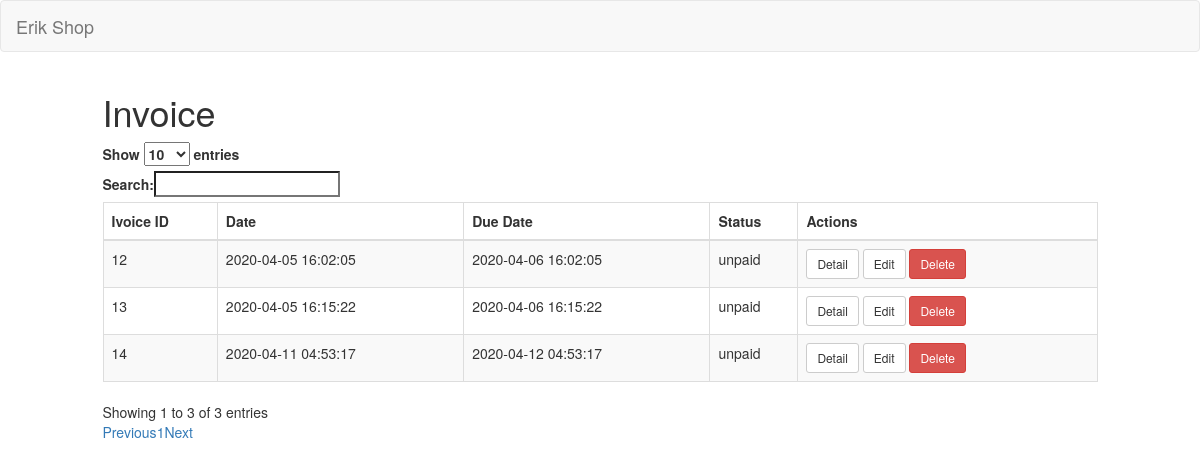
The app's page /index.php/admin/invoices with its own data.
### tables this page shows
CREATE TABLE `invoices` (
  `id` int(10) NOT NULL,
  `date` datetime NOT NULL,
  `due_date` datetime NOT NULL,
  `user_id` int(10) NOT NULL,
  `status` enum('paid','confirmed','unpaid','canceled','expired') NOT NULL
);

### application/controllers/admin/Invoices.php (called while the page is built, shortened)
<?php
Class Invoices extends CI_Controller {
	public function __construct()
	{
		$this->load->model('Model_order');
	}
	public function index()
	{
		$data['invoices'] = $this->Model_order->all()->result();
		$this->load->view('backend/view_all_invoices', $data);
	}
}

### index.php (called while the page is built, shortened)
<?php
require_once BASEPATH.'core/CodeIgniter.php';

### application/models/Model_order.php (called while the page is built, shortened)
<?php
class Model_order extends CI_Model{
    public function all()
    {
        $hasil = $this->db->get('invoices');
        if ($hasil->num_rows() > 0) {
            return $hasil;
        } else {
            return array();
        }
    }
}

### application/views/backend/view_all_invoices.php (the view, shortened to what this page needs)
<!doctype html>
<html>
    <head>
        <link rel="stylesheet" type="text/css" href="//netdna.bootstrapcdn.com/bootstrap/3.0.3/css/bootstrap.min.css">
        <link rel="stylesheet" type="text/css" href="//cdn.datatables.net/plug-ins/9dcbecd42ad/integration/bootstrap/3/dataTables.bootstrap.css">
    </head>
    <body>
        <div class="row">
            <div class="col-sm-1"></div>
            <div class="col-sm-10">
                <h1>Invoice</h1>
        <table id="myTable" class="table table-striped table-bordered table-hover">
            <thead>
                <tr>
                    <th>Ivoice ID</th>
                    <th>Date</th>
                    <th>Due Date</th>
                    <th>Status</th>
                    <th>Actions</th>
                </tr>
            </thead>
            <tbody>
                <?php foreach($invoices as $invoice) : ?>
                <tr>
                    <td><?php echo $invoice->id ;?></td>
                    <td><?php echo $invoice->date ;?></td>
                    <td><?php echo $invoice->due_date ;?></td>
                    <td><?php echo $invoice->status ;?></td>
                    <td>
                        <?php
                            echo anchor('admin/invoices/detail/' . $invoice->id, 'Detail', ['class'=>'btn btn-default btn-sm']); ?>
                        <?php
                            echo anchor('admin/invoice/update/' . $invoice->id, 'Edit', ['class'=>'btn btn-default btn-sm']); ?>
                        <?php
                            echo anchor('admin/invoice/delete/' . $invoice->id, 'Delete',
                            ['class'=>'btn btn-danger btn-sm',
                            'onclick'=>'return confirm(\'Apakah Anda Yakin?\')'
                            ]); ?>
                    </td>
                </tr>
                <?php endforeach; ?>
            </tbody>
        </table>
            </div>
            <div class="col-sm-1"></div>
        </div>
    </body>
</html>

### application/views/backend/view_all_invoices.php (style rules this page uses)
.row div { border:#000 0px solid; }

### records on screen
invoices: id "12", date "2020-04-05 16:02:05", due_date "2020-04-06 16:02:05", status "unpaid", id "Detail", id "Edit", id "Delete"
invoices: id "13", date "2020-04-05 16:15:22", due_date "2020-04-06 16:15:22", status "unpaid", id "Detail", id "Edit", id "Delete"
invoices: id "14", date "2020-04-11 04:53:17", due_date "2020-04-12 04:53:17", status "unpaid", id "Detail", id "Edit", id "Delete"

### other values on screen
anchor(base_url(), 'Erik Shop', ['class' => 'navbar-brand']) "Erik Shop"
